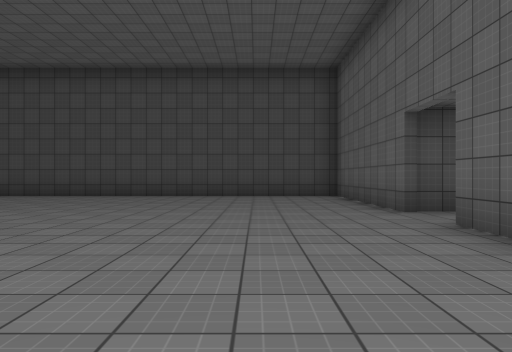
View 1 (above)

14 first-person views from a walk through a 3-D level made in the Unity game engine. The camera is 1.3 m above the floor, looks level and sees 70° across. The floor is counted in squares, 2.4 m on a side. Each view is taken from the middle of a square. On the plan, view 1 faces up. The plan holds only what a view shows up to about 10 squares ahead; the rest is blank. The place goes on beyond the plan. The player character is not drawn. Some animated figures are left out. Door leaves are left out, so doorways stand open. Surface patterns are stand-ins for the level's own textures.

View 2
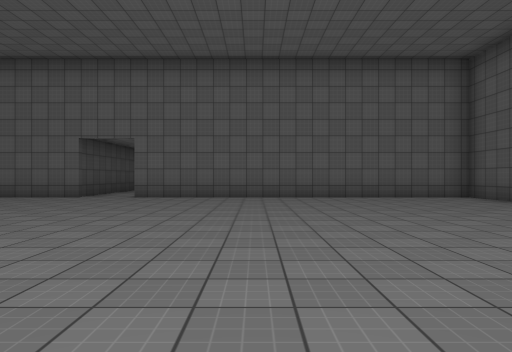

View 3
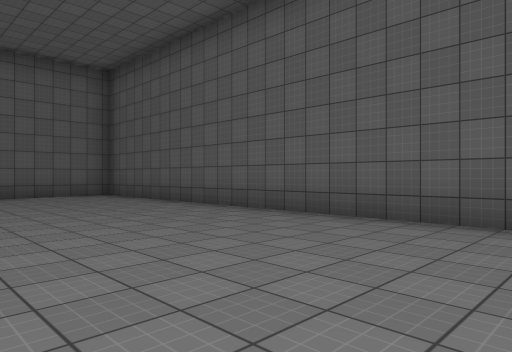

View 4
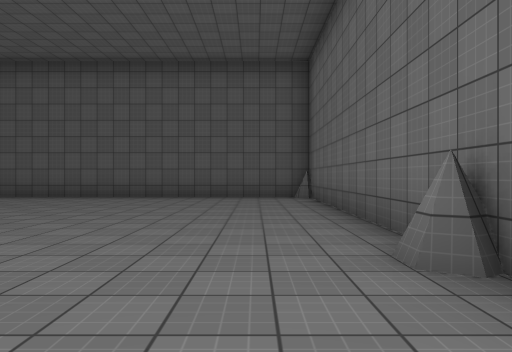

View 5
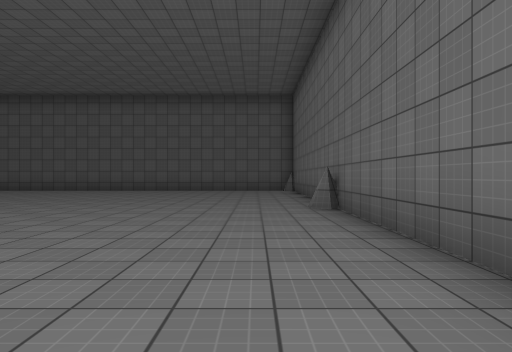

View 6
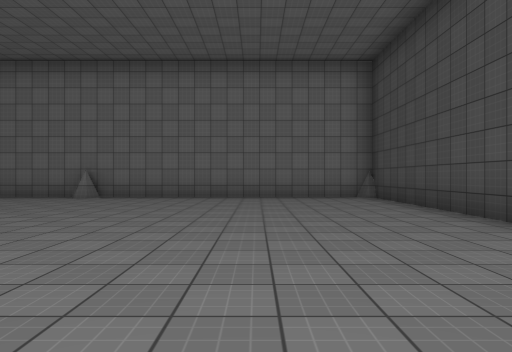

View 7
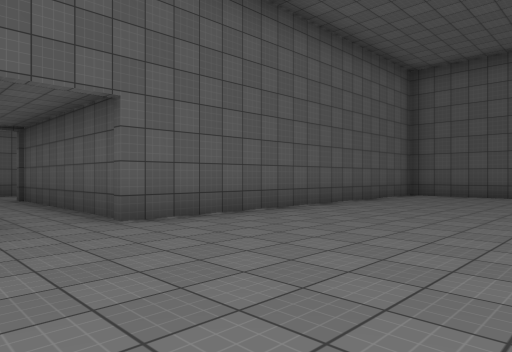

View 8
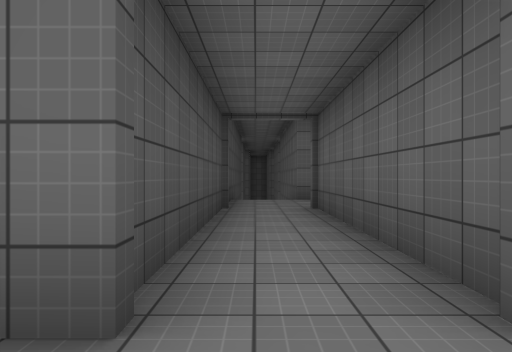

View 9
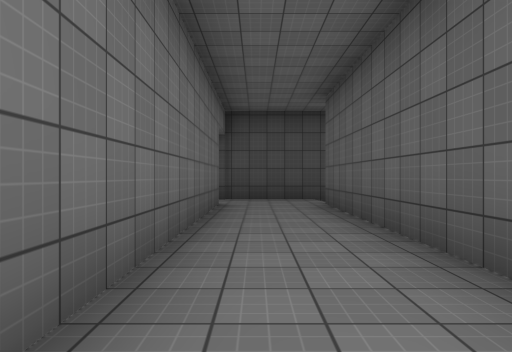

View 10
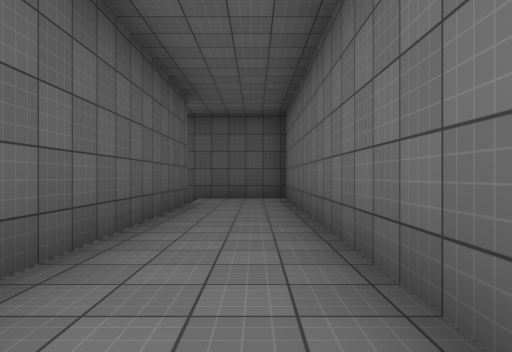

View 11
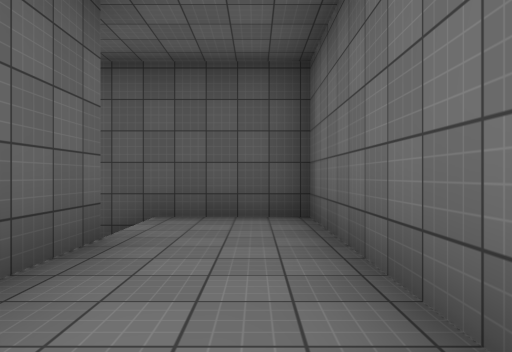

View 12
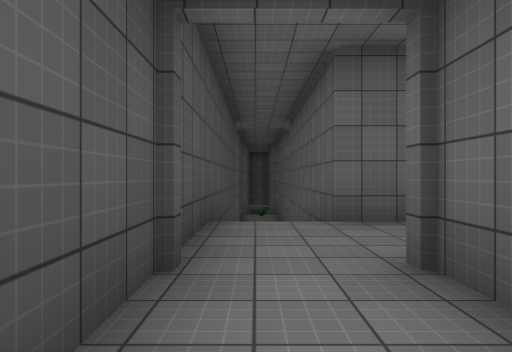

View 13
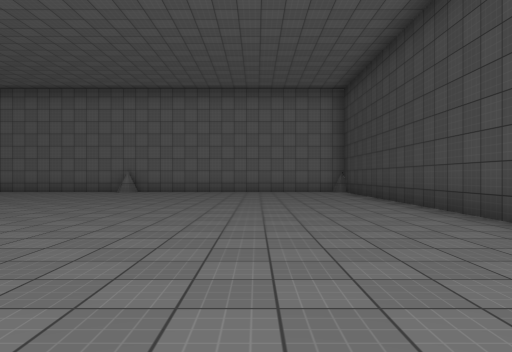

View 14
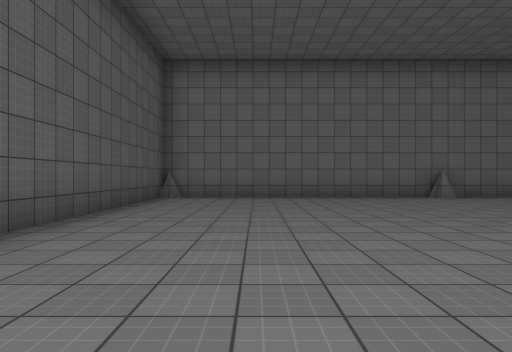

### Floor plan
Ten units are one square. View 1 is at (0, 0); x grows to the right and y downward. Boxes are objects, and circles mark ways between rooms. Rooms are numbered by the first view taken in them; rooms with no view inside come last. Other rooms are left out.
<svg viewBox="-119 -105 239 188">
<path fill="none" stroke="#000" d="M22 -56 22 -100 -114 -100 -114 44 22 44 22 -40M93 62 93 -40 115 -40M73 -40 73 78 101 78M115 -56 71 -56M22 -40 73 -40M71 -56 22 -56"/>
<circle cx="20" cy="-45" r="3" fill="#2a7"/>
<circle cx="70" cy="-45" r="3" fill="#2a7"/>
<text x="-50" y="-30">1</text>
<text x="90" y="10">2</text>
<text x="40" y="-50">3</text>
</svg>
Room 1 opens to room 3. Room 2 opens to room 3.

Where each view was taken, in squares from view 1:
view 1: 0 up, 0 right, facing up
view 2: 1 up, 7 left, facing right
view 3: 0 up, 8 left, facing down-right
view 4: 5 up, 10 left, facing down
view 5: 9 up, 10 left, facing down
view 6: 7 up, 2 left, facing left
view 7: 6 up, 2 left, facing down-right
view 8: 5 up, 1 right, facing right
view 9: 3 down, 8 right, facing up
view 10: 1 up, 8 right, facing down
view 11: 3 down, 8 right, facing down
view 12: 5 up, 5 right, facing right
view 13: 7 up, 1 right, facing left
view 14: 2 down, 2 left, facing left
